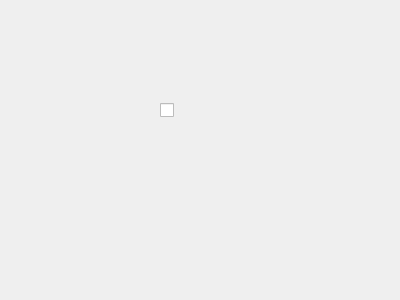
<?xml version="1.0" encoding="UTF-8"?>
<ui version="4.0">
 <class>FenCheckBox</class>
 <widget class="QWidget" name="FenCheckBox">
  <property name="geometry">
   <rect>
    <x>0</x>
    <y>0</y>
    <width>400</width>
    <height>300</height>
   </rect>
  </property>
  <property name="windowTitle">
   <string>Form</string>
  </property>
  <widget class="QCheckBox" name="checkBox">
   <property name="geometry">
    <rect>
     <x>160</x>
     <y>100</y>
     <width>86</width>
     <height>20</height>
    </rect>
   </property>
   <property name="text">
    <string/>
   </property>
  </widget>
 </widget>
 <resources/>
 <connections/>
</ui>
